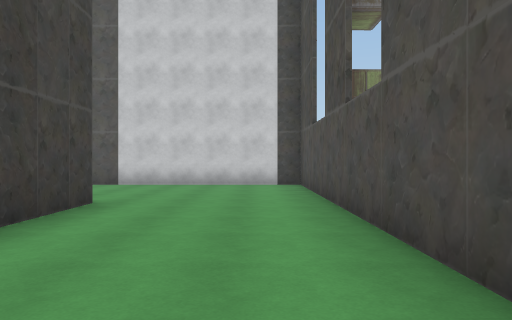
View 1 (above)

24 first-person views from a walk through a Unity game level. The camera is 1.4 m above the floor, looks level and sees 70° across. Doors are open. The floor is counted in squares, 2 m on a side. Each view is taken from the middle of a square. On the plan, view 1 faces up. The plan holds only what a view shows up to about 11 squares ahead; the rest is blank. The place goes on beyond the plan. The player is left out.

View 2
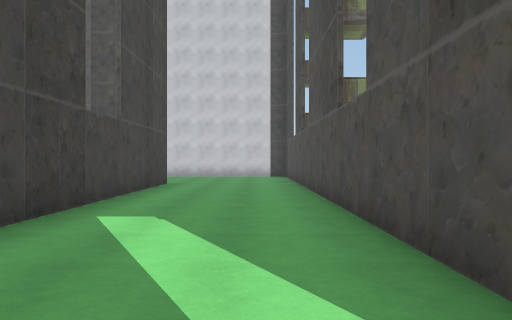

View 3
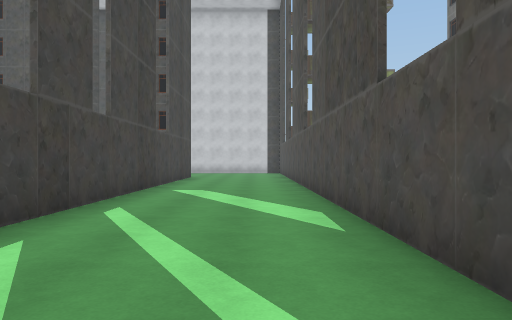

View 4
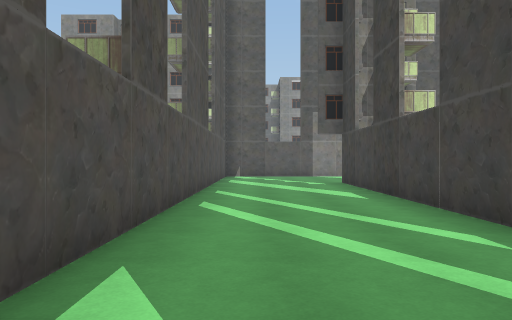

View 5
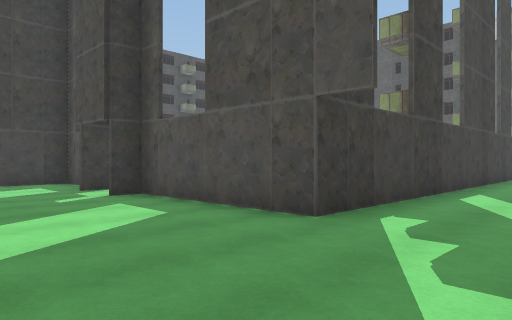

View 6
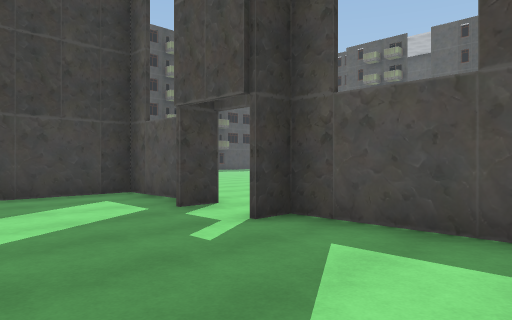

View 7
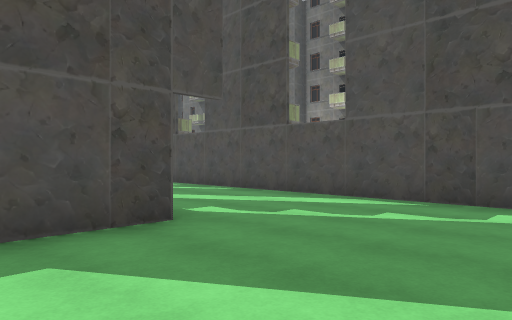

View 8
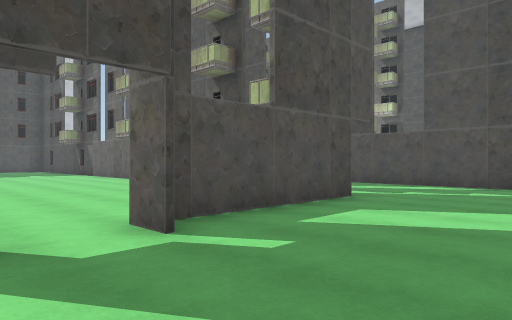

View 9
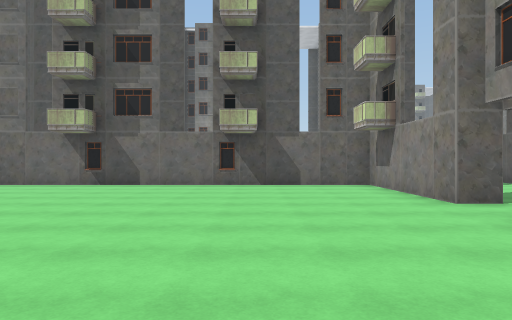

View 10
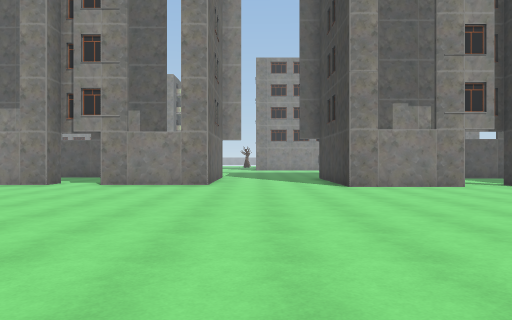

View 11
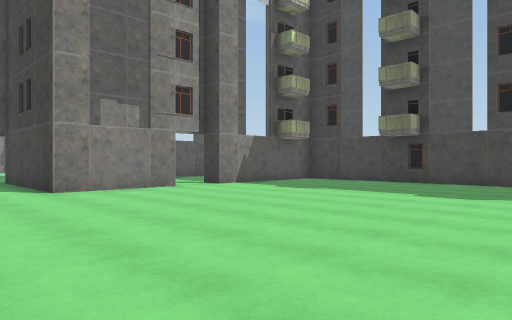

View 12
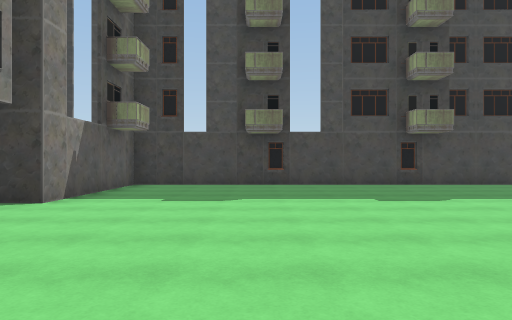

View 13
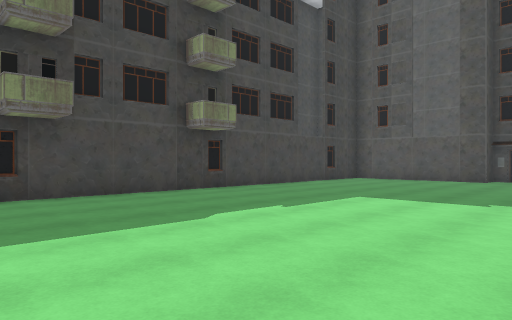

View 14
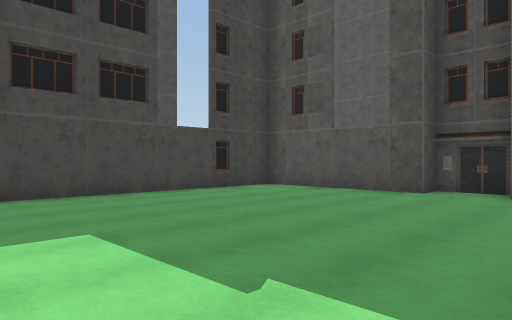

View 15
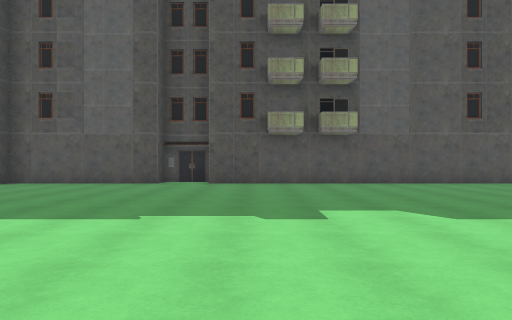

View 16
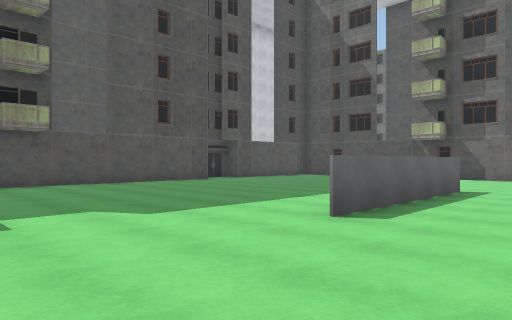

View 17
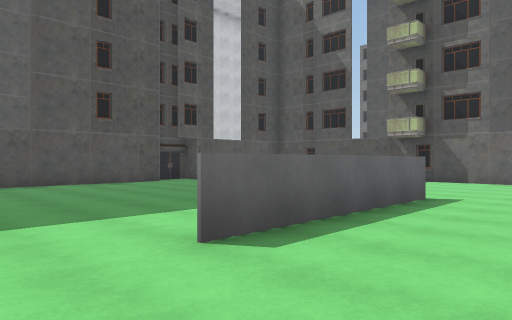

View 18
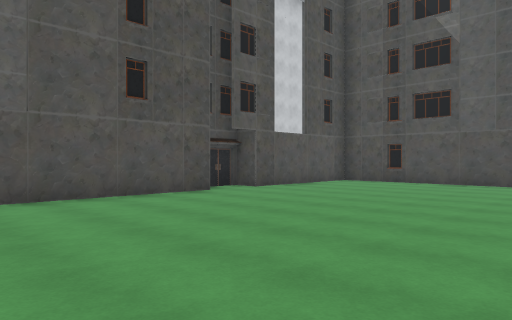

View 19
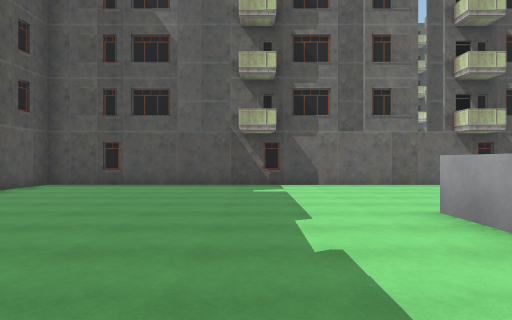

View 20
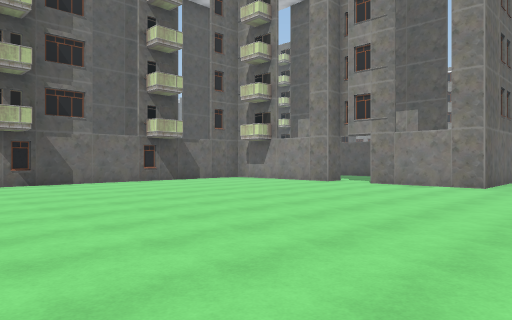

View 21
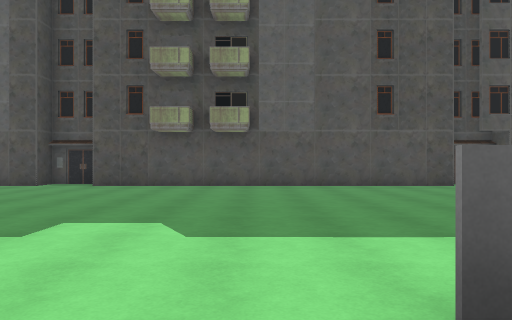

View 22
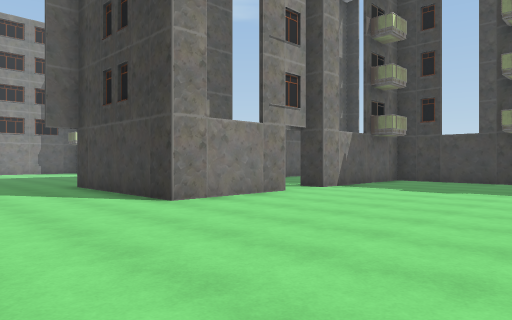

View 23
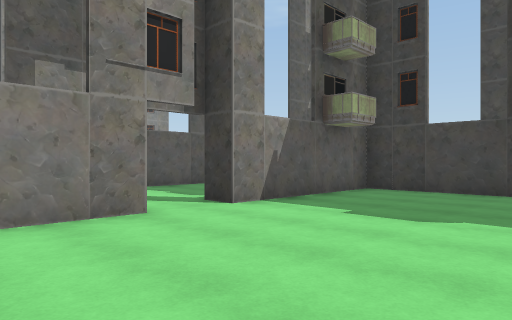

View 24
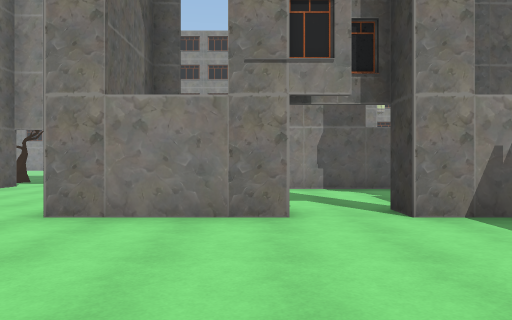

### Floor plan
Points are (right, up) in squares from view 1. A wall is a line through its corners. A room is listed if a view was taken in it or the views show most of it. See-through windows are left out.
Room 1 (views 1, 2, 3, 4, 5, 6, 7, 8)
walls: (-2.7, 6) (-2.7, -14.3) (-7.1, -14.3) (-7.1, -15); (-9.8, -14.3) (-11.6, -14.3) (-11.6, -16.8); (1.3, -17) (1.3, 10.3) (-4.6, 10.3)
ways out: open door at (-8, -15) to room 2
Room 2 (views 9, 10, 11, 12, 13, 14, 15, 16, 17, 18, 19, 20, 21, 22, 23, 24)
walls: (-9.6, -2.4) (-8.1, -2.4); (-8.1, -2.5) (-13.2, -2.5); (-18.5, -13.4) (-15.4, -13.4) (-15.4, -17.9); (-8.6, 5.9) (-18.5, 5.9); (-18.5, 6.6) (-19.9, 6.6) (-19.9, 5.9) (-24.3, 5.9) (-24.3, -13.4) (-19.9, -13.4); (-7.2, -15) (-7.2, -14.2) (-2.8, -14.2) (-2.8, 5.9) (-7.2, 5.9) (-7.2, 6.6) (-8.2, 6.6); (-11.7, -18.5) (-11.7, -14.2) (-8.7, -14.2) (-8.7, -15)
ways out: open door at (-8, -15) to room 1; open door at (-19.5, -14)

Positions as (right, up) in squares from view 1, and headings:
1: (0, 0), facing up
2: (0, -5), facing up
3: (0, -9), facing up
4: (0, -3), facing down
5: (0, -18), facing up-left
6: (-4, -18), facing up-left
7: (-5, -18), facing up-right
8: (-9, -18), facing up-right
9: (-13, -11), facing right
10: (-13, -4), facing down
11: (-13, -5), facing down-left
12: (-14, -10), facing left
13: (-17, -7), facing up-left
14: (-17, -2), facing up-left
15: (-17, -5), facing up
16: (-17, -5), facing up-right
17: (-15, -5), facing up-right
18: (-14, -1), facing up-right
19: (-13, 0), facing right
20: (-14, -4), facing down-right
21: (-14, -4), facing up
22: (-12, -8), facing down-left
23: (-16, -9), facing down-left
24: (-18, -9), facing down
